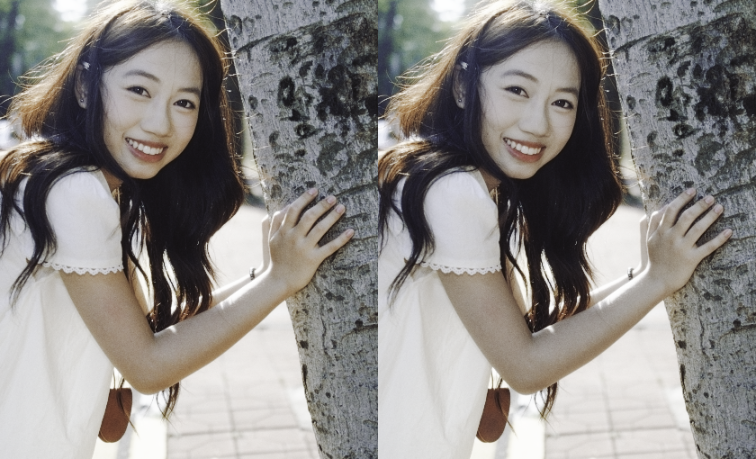
#> input picture svFilm/_archive_1029/lrfinish_debugpng/_ab_sat.png, 756 x 459 px; its folder holds only this picture in this run
$ python measure_all.py --dir ../_archive_1029/lrfinish_debugpng
#> lines starting #> are read from the running program, lines starting #| are printed output that depends on the picture
### svFilm/design/skin/face_mask.py
# -*- coding: utf-8 -*-
"""脸部皮肤掩膜（MediaPipe `selfie_multiclass_256x256` 的第 3 类）。

6 个类别：0 背景 · 1 头发 · 2 身体皮肤（手/胳膊）· 3 **脸皮肤** · 4 衣服 · 5 其他

所以 `face_skin` 天然排除：头发 · 手 · 衣服 · 背景 —— 这正是"手托腮/拿杯子/被花挡"
那类照片唯一可靠的处理方式（四条几何证明区分不了"手"和"脸"，两者都是皮肤且各自自洽）。

模型：`svFilm/_models/selfie_multiclass_256x256.tflite`（仓库自带）。
★ 不依赖 `svFilm.person` —— 那个模块在 `ff194eb`（drop the tone-chasing layer）时删了；
  这里只重建**推理**，不含任何曝光逻辑。
"""
from __future__ import annotations

import os
import threading

import cv2
import numpy as np

_ROOT = os.path.dirname(os.path.dirname(os.path.dirname(os.path.abspath(__file__))))
# _ROOT = E:\svStudio\svFilm（仓库根）；模型在 仓库根\svFilm\_models\
MODEL = os.path.join(_ROOT, 'svFilm', '_models', 'selfie_multiclass_256x256.tflite')

_LOCK = threading.Lock()
_SEG = None
_MP = None
_SIDE = 256


def _seg():
    global _SEG, _MP, _SIDE
    if _SEG is None:
        import mediapipe as mp
        from mediapipe.tasks import python as _mpp
        from mediapipe.tasks.python import vision as _mpv
        if not os.path.isfile(MODEL):
            raise FileNotFoundError('找不到 selfie_multiclass 模型：%s' % MODEL)
        base = _mpp.BaseOptions(model_asset_path=MODEL)
        opts = _mpv.ImageSegmenterOptions(
            base_options=base, output_category_mask=False,
            output_confidence_masks=True, running_mode=_mpv.RunningMode.IMAGE)
        _SEG, _MP, _SIDE = _mpv.ImageSegmenter.create_from_options(opts), mp, 256
    return _SEG, _MP, _SIDE


def _probs(rgb: np.ndarray) -> np.ndarray:
    """(6, H, W) 类别置信度，放回原图尺寸。"""
    seg, mp, side = _seg()
    u8 = np.ascontiguousarray(rgb.astype(np.uint8))
    small = np.ascontiguousarray(cv2.resize(u8, (side, side), interpolation=cv2.INTER_AREA))
    with _LOCK:
        r = seg.segment(mp.Image(image_format=mp.ImageFormat.SRGB, data=small))
    out = np.empty((6, u8.shape[0], u8.shape[1]), np.float32)
    for i in range(6):
        out[i] = cv2.resize(np.asarray(r.confidence_masks[i].numpy_view(), np.float32),
                            (u8.shape[1], u8.shape[0]), interpolation=cv2.INTER_LINEAR)
    return out


def face_skin(rgb: np.ndarray) -> np.ndarray:
    """第 3 类：脸皮肤。"""
    return _probs(rgb)[3]


def body_skin(rgb: np.ndarray) -> np.ndarray:
    """第 2 类：身体皮肤（手、胳膊）—— 用来**排除**托腮的手。"""
    return _probs(rgb)[2]


def hair(rgb: np.ndarray) -> np.ndarray:
    """第 1 类：头发 —— 用来**排除**刘海。"""
    return _probs(rgb)[1]


def person(rgb: np.ndarray, thr: float = 0.5) -> np.ndarray:
    """人 = 1~5 类任意 > thr（= 1−背景），给 §13 的 `person.*` 用。"""
    return _probs(rgb)[1:6].max(axis=0) > thr

### svFilm/design/measure_all.py
# -*- coding: utf-8 -*-
"""一次产出 §13.2 的全部字段（大师作品重测用）。

    & $py -X utf8 -m design.measure_all --dir <图片目录> --corpus 鹿井 --out m_鹿井_v3.json [--limit 20]
    & $py -X utf8 -m design.measure_all --files a.jpg b.jpg

口径（每条见 design/skin/CALIBER.md 与 设计真源 §13）：
  · 检测在长边 1080，统计在**原生分辨率**；色彩 CIELAB D65
  · 脸 = YuNet 五点 + 框；FACE 区 = 框内椭圆；PERSON = 1−BG（selfie_multiclass 1~5 类）
  · 肤色 = design.skin.sample_skin（掩膜 + 颊 ROI + 分量中位 + ITA°）
  · 弃权一律出 null + err，**不填 0**
"""
from __future__ import annotations

import argparse
import hashlib
import json
import os
import sys
from typing import Dict, List, Optional

import cv2
import numpy as np

_SV = os.path.dirname(os.path.dirname(os.path.abspath(__file__)))
if _SV not in sys.path:
    sys.path.insert(0, _SV)
_CORP = r'E:\ds\photo\_corpus\kurai\full'
if _CORP not in sys.path:
    sys.path.append(_CORP)

from design.skin import face_mask as FM          # noqa: E402
from design.skin import sample_skin              # noqa: E402

YUNET = os.path.join(_SV, 'svFilm', '_models', 'yunet.onnx')
DET_LONG = 1080

# ---- 口径常量（改任何一个都要重新算 measure_sha）
CFG = dict(
    det_long=DET_LONG,
    roi_r=0.13, roi_off=0.15, spec_pct=80.0, dark_pct=10.0, min_c=10.0,
    skin_min_px=300,
    near_r=0.90,          # 近邻背景半径 / 脸宽
    rim_r=(1.20, 1.60),   # 轮廓环 / 脸宽
    hair_band=(1.00, 1.40),
    white_pct=95.0,
    neutral_bands=5, hue_bands=6,
    ita=True,
)


def measure_sha() -> str:
    return hashlib.sha1(json.dumps(CFG, sort_keys=True).encode()).hexdigest()[:12]


# ---------------------------------------------------------------- 基础

def _lab(rgb: np.ndarray):
    lab = cv2.cvtColor(rgb, cv2.COLOR_RGB2LAB)
    L = lab[..., 0].astype(np.float32) * 100.0 / 255.0
    a = lab[..., 1].astype(np.float32) - 128.0
    b = lab[..., 2].astype(np.float32) - 128.0
    return L, a, b, np.hypot(a, b), np.degrees(np.arctan2(b, a)) % 360.0


def _load(path: str):
    from PIL import Image
    im = Image.open(path).convert('RGB')
    W0, H0 = im.size
    return im, W0, H0


# [12 lines left out: function _detect, not called in this run]


def _ellipse(shape, cx, cy, rx, ry):
    yy, xx = np.mgrid[0:shape[0], 0:shape[1]]
    return (((xx - cx) / max(rx, 1e-6)) ** 2 + ((yy - cy) / max(ry, 1e-6)) ** 2) <= 1.0


# [4 lines left out: function _ring, not called in this run]


def _pct(x, q):
    return float(np.percentile(x, q)) if len(x) else None


def _med(x):
    return float(np.median(x)) if len(x) else None


# ---------------------------------------------------------------- 逐图

def measure_one(path: str, light_probe=None) -> dict:
    out: dict = dict(file=path, err=None, caliber=dict(CFG, sha=measure_sha()))
    try:
        im, W0, H0 = _load(path)
        s = min(1.0, DET_LONG / max(W0, H0))
        det_rgb = np.asarray(im.resize((int(round(W0 * s)), int(round(H0 * s))),
                                       resample=3), np.uint8)     # LANCZOS
        native = np.asarray(im, np.uint8)
        Ln, an, bn, Cn, hn = _lab(native)
        out['meta'] = dict(orig=[W0, H0], det=[det_rgb.shape[1], det_rgb.shape[0]])

        # ---- 整幅
        out['img'] = dict(p1=_pct(Ln, 1), p5=_pct(Ln, 5), p10=_pct(Ln, 10),
                          p25=_pct(Ln, 25), p50=_pct(Ln, 50), p75=_pct(Ln, 75),
                          p90=_pct(Ln, 90), p95=_pct(Ln, 95), p99=_pct(Ln, 99),
                          clip_pct=float((Ln >= 99).mean() * 100),
                          contrast=_pct(Ln, 95) - _pct(Ln, 5))
        im9 = out['img']
        out['shape'] = dict(toe=im9['p25'] - im9['p5'], shoulder=im9['p95'] - im9['p75'],
                            contrast_win=im9['p75'] - im9['p25'],
                            skew=(im9['p50'] - im9['p5']) / max(im9['p95'] - im9['p5'], 1e-6))

        # ---- 分割（在检测域算，放大回原生）
        probs = FM._probs(det_rgb)                       # (6,h,w)
        def back(arr, how=cv2.INTER_LINEAR):
            return cv2.resize(arr, (W0, H0), interpolation=how)
        pm = back((probs[1:6].max(axis=0) > 0.5).astype(np.uint8), cv2.INTER_NEAREST) > 0
        fs = back(probs[3])
        hair = back(probs[1])
        bg = ~pm
        out['env_share'] = float(bg.mean())
        out['person'] = dict(share=float(pm.mean()), L=_med(Ln[pm]) if pm.any() else None,
                             p95=_pct(Ln[pm], 95),
                             # ★ 2026-10-30：爆白要分**人身上**与**背景/天空**（人像优先级最高）
                             clip_pct=(float((Ln[pm] >= 99).mean() * 100) if pm.any() else None),
                             clip_p95=(_pct(Ln[pm], 99) if pm.any() else None))
        Lbg = Ln[bg]
        out['bg'] = dict(L=_med(Lbg), C=_med(Cn[bg]), a=_med(an[bg]), b=_med(bn[bg]),
                      clip_pct=(float((Lbg >= 99).mean() * 100) if bg.any() else None),
                         L_p10=_pct(Lbg, 10), L_p90=_pct(Lbg, 90), L_p95=_pct(Lbg, 95),
                         n=int(bg.sum()))

        # ---- 脸
        det = _detect(det_rgb)
        out['det'] = dict(name='yunet', score=None if not det else det['score'])
        if det is None:
            out['face'] = dict(n=0)
            out['skin'] = None
            out['skin_err'] = 'no_face'
        else:
            cx = (det['box'][0] + det['box'][2] / 2) / s
            cy = (det['box'][1] + det['box'][3] / 2) / s
            fw = det['fw'] / s
            fh = det['fh'] / s
            face = _ellipse(Ln.shape, cx, cy, 0.42 * fw, 0.55 * fh)
            out['face'] = dict(n=int(face.sum()), w_native=fw, size=float(face.mean()),
                               mask_share=float(face.mean()),
                               box=[det['box'][0] / s, det['box'][1] / s, fw, fh])
            # 近邻背景
            nb = _ellipse(Ln.shape, cx, cy, CFG['near_r'] * fw, CFG['near_r'] * fw) & bg
            out['near_bg'] = dict(n=int(nb.sum()),
                                  L_p50=_med(Ln[nb]) if nb.sum() >= 2000 else None,
                                  L_p90=_pct(Ln[nb], 90) if nb.sum() >= 2000 else None)
            # 肤色（v7；坐标用检测域→原生映射）
            meta = dict(le=np.array(det['le']) / s, re=np.array(det['re']) / s,
                        lm=np.array(det['lm']) / s, rm=np.array(det['rm']) / s,
                        nose=np.array(det['nose']) / s, fw=fw)
            r = sample_skin(native, meta, img_lab=(Ln, an, bn, Cn, hn),
                            mapper=None, skin_mask=cv2.resize(fs, (W0, H0)) if fs.shape != Ln.shape else fs)
            r = r or {}
            # ★ 分层口径（2026-10-30）：严格口径弃权 ⇒ 退到宽松口径
            #   （无掩膜、彩度门 + 去镜面），并把来源写进 skin_src。
            #   不静默：下游可以只用 strict，或按 src 分开统计。
            if not r.get('ok'):
                _why_strict = r.get('why')
                _r2 = sample_skin(native, meta, img_lab=(Ln, an, bn, Cn, hn),
                                  mapper=None, skin_mask=None, loose=True) or {}
                if _r2.get('ok'):
                    _r2['strict_why'] = _why_strict
                    r = _r2
            lit = r.get('lit') or {}
            if r.get('ok'):
                out['skin'] = dict(L=lit.get('L'), C=lit.get('C'), h=lit.get('h'),
                                   a=lit.get('a'), b=lit.get('b'), ita=lit.get('ita'),
                                   n=lit.get('n'), xy=lit.get('xy'),
                                   side_dE=r.get('side_dE'), w=r.get('w'),
                                   src=r.get('src') or 'strict',
                                   strict_why=r.get('strict_why'))
                out['skin_err'] = None
            else:
                out['skin'] = None
                out['skin_err'] = r.get('why')
            # 光向量
            lum = Ln
            face_v = face & (fs > 0.5)
            if face_v.sum() >= 500:
                yy, xx = np.nonzero(face_v)
                left = face_v & (np.mgrid[0:Ln.shape[0], 0:Ln.shape[1]][1] < cx)
                right = face_v & ~left
                d = None
                if left.sum() > 200 and right.sum() > 200:
                    d = _med(lum[right]) - _med(lum[left])      # 正 = 画面右更亮
                clump = None
                if yy.size >= 500:
                    A = np.c_[xx - xx.mean(), yy - yy.mean(), np.ones_like(xx)]
                    coef, *_ = np.linalg.lstsq(A, lum[yy, xx], rcond=None)
                    res = lum[yy, xx] - A @ coef
                    rng = (_pct(lum[yy, xx], 95) or 1) - (_pct(lum[yy, xx], 5) or 0)
                    clump = float(np.std(res) / max(rng, 1e-6))
                band = _ring(Ln.shape, cx, cy, CFG['hair_band'][0] * fw, CFG['hair_band'][1] * fw)
                hb = band & (hair > 0.5)
                hvf = (float((_pct(lum[hb], 90) or 0) - (out['skin'] or {}).get('L', 0))
                       if hb.sum() >= 300 and out.get('skin') else None)
                out['light'] = dict(d_lr_img=d,
                                    ratio_near90=(out['skin']['L'] / out['near_bg']['L_p90']
                                                  if (out.get('skin') and out['near_bg']['L_p90']) else None),
                                    hvf=hvf, clump=clump)
            else:
                out['light'] = dict(d_lr_img=None, ratio_near90=None, hvf=None, clump=None)
            # 轮廓
            ring = _ring(Ln.shape, cx, cy, CFG['rim_r'][0] * fw, CFG['rim_r'][1] * fw) & ~face
            sl = (out.get('skin') or {}).get('L')
            out['rim'] = dict(bright_share=(float((lum[ring] > sl + 8).mean())
                                            if (ring.sum() > 300 and sl) else None),
                              n=int(ring.sum()))

        # ---- 白点 / 中性轴 / 色相六段 / 暖冷 / 光比
        wm = bg & (Ln >= (_pct(Ln[bg], CFG['white_pct']) or 1e9))
        out['white_point'] = dict(n=int(wm.sum()),
                                  a=_med(an[wm]) if wm.sum() >= 500 else None,
                                  b=_med(bn[wm]) if wm.sum() >= 500 else None,
                                  C=_med(Cn[wm]) if wm.sum() >= 500 else None,
                                  L_thr=_pct(Ln[bg], CFG['white_pct']))
        lo, hi = _pct(Ln, 0), _pct(Ln, 100)
        edges = np.linspace(lo, hi + 1e-6, CFG['neutral_bands'] + 1)
        out['neutral_axis'] = [dict(L=(edges[i] + edges[i + 1]) / 2,
                                    a=_med(an[(Ln >= edges[i]) & (Ln < edges[i + 1])]),
                                    b=_med(bn[(Ln >= edges[i]) & (Ln < edges[i + 1])]))
                               for i in range(CFG['neutral_bands'])]
        he = np.arange(0, 361, 360 // CFG['hue_bands'])
        out['hue_bands'] = [dict(h0=float(he[i]), h1=float(he[i + 1]),
                                 share=float(((hn >= he[i]) & (hn < he[i + 1])).mean()),
                                 C=_med(Cn[(hn >= he[i]) & (hn < he[i + 1])]))
                            for i in range(len(he) - 1)]
        b_hi = _med(bn[bg & (Ln >= (_pct(Ln[bg], 90) or 1e9))]) if bg.sum() > 1000 else None
        b_lo = _med(bn[bg & (Ln <= (_pct(Ln[bg], 10) or -1e9))]) if bg.sum() > 1000 else None
        out['warm_cool_b'] = (None if (b_hi is None or b_lo is None) else float(b_hi - b_lo))
        fl = (out.get('skin') or {}).get('L')
        out['light_ratio'] = (None if (not fl or not out['bg']['L_p90'])
                              else float(out['bg']['L_p90'] / max(fl, 1e-6)))
    except Exception as e:                                    # noqa: BLE001
        out['err'] = '%s: %s' % (type(e).__name__, str(e)[:160])
    return out


# ---------------------------------------------------------------- 并行

def _worker(path: str) -> dict:
    """进程池里的单张测量（必须模块级，才能被 pickle）。"""
    return measure_one(path)


# ---------------------------------------------------------------- CLI

def main(argv: Optional[List[str]] = None) -> int:
    ap = argparse.ArgumentParser()
    ap.add_argument('--dir', default='')
    ap.add_argument('--files', nargs='*', default=[])
    ap.add_argument('--corpus', default='')
    ap.add_argument('--out', default='')
    ap.add_argument('--limit', type=int, default=0)
    ap.add_argument('--ext', default='jpg,jpeg,png,tif,tiff')
    ap.add_argument('--jobs', type=int, default=1, help='并行进程数（0=CPU 核数-2）')
    a = ap.parse_args(argv)

    paths = list(a.files)
    if a.dir:
        exts = tuple('.' + e.strip().lower() for e in a.ext.split(','))
        for root, _dirs, fs in os.walk(a.dir):
            for f in sorted(fs):
                if f.lower().endswith(exts):
                    paths.append(os.path.join(root, f))
    paths = sorted(set(paths))
    if a.limit:
        paths = paths[:a.limit]
    if not paths:
        print('没有图'); return 2

    rows = []
    jobs = a.jobs
    if jobs == 0:
        jobs = max(1, (os.cpu_count() or 4) - 2)
    jobs = min(max(1, jobs), 16)
    if jobs > 1:
        from concurrent.futures import ProcessPoolExecutor, as_completed
        print('并行 %d 路 ｜ %d 张' % (jobs, len(paths)))
        with ProcessPoolExecutor(max_workers=jobs) as ex:
            futs = {ex.submit(_worker, p): (i, p) for i, p in enumerate(paths, 1)}
            done = 0
            for fu in as_completed(futs):
                i, p = futs[fu]
                try:
                    r = fu.result()
                except Exception as e:                      # noqa: BLE001
                    r = dict(file=p, err='%s: %s' % (type(e).__name__, str(e)[:120]))
                rows.append(r)
                done += 1
                sk = r.get('skin') or {}
                print('%3d/%3d %-42s %s' % (
                    done, len(paths), os.path.basename(p)[:42],
                    ('L%.1f C%.1f h%.0f ITA%+.0f n%d [%s]' % (sk['L'], sk['C'], sk['h'],
                                                              sk.get('ita') or 0,
                                                              sk.get('n') or 0,
                                                              sk.get('src'))
                     if sk else ('弃权:%s' % r.get('skin_err')))))
        rows.sort(key=lambda r: r['file'])
    for i, p in enumerate(paths, 1) if jobs <= 1 else []:
        r = measure_one(p)
#> in _load, im is the input picture: PIL image 756x459 RGB; mean R, G, B 140.2, 136.9, 134.3
#> in measure_one, `im, W0, H0 = _load(path)`: W0 = 756; H0 = 459
#> in measure_one, `s = min(1.0, DET_LONG / max(W0, H0))`: s = 1
#> in _lab, `L = lab[..., 0].astype(np.float32) * 100.0 / 255.0`:
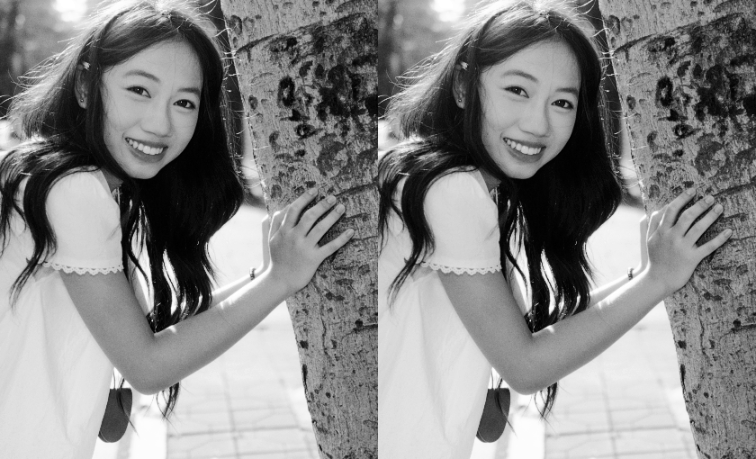
#> L: shape (459, 756) float32; min 5.49, max 99.61, mean 56; drawn with min black and max white
#> in _lab, `a = lab[..., 1].astype(np.float32) - 128.0`:
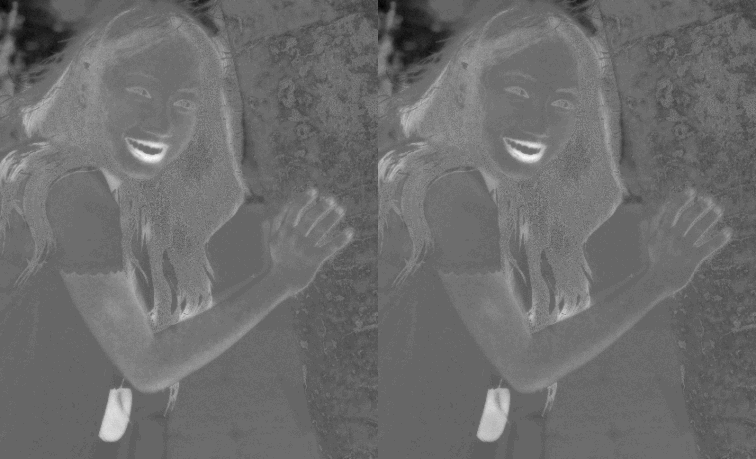
#> a: shape (459, 756) float32; min -14, max 21, mean 1; drawn with min black and max white
#> in _lab, `b = lab[..., 2].astype(np.float32) - 128.0`:
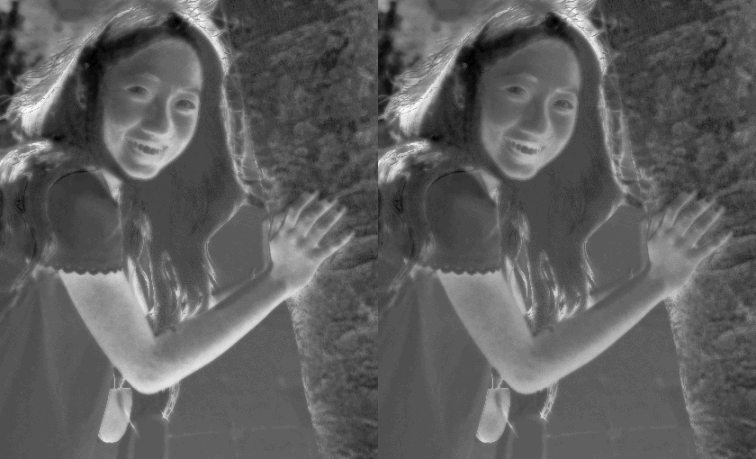
#> b: shape (459, 756) float32; min -15, max 30, mean 1.8; drawn with min black and max white
#> in measure_one, `Ln, an, bn, Cn, hn = _lab(native)`:
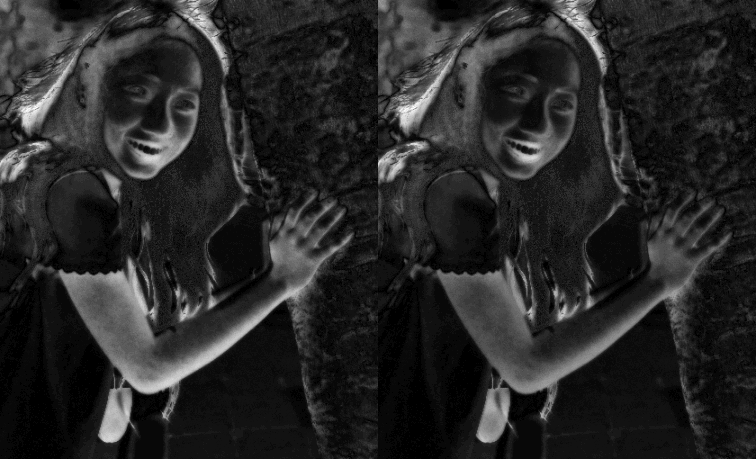
#> Cn: shape (459, 756) float32; min 0, max 31.62, mean 4.9; drawn with min black and max white
#> in measure_one, `Ln, an, bn, Cn, hn = _lab(native)`:
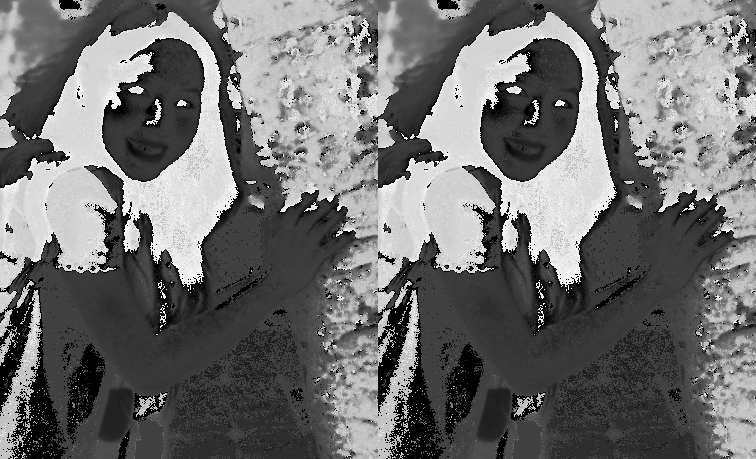
#> hn: shape (459, 756) float32; min 0, max 351.9, mean 154.5; drawn with min black and max white
#> in measure_one, `im9 = out['img']`: im9 = 11 items
#> r = 6 items
        rows.append(r)
        sk = r.get('skin') or {}
#> sk = 0 items
        print('%3d/%3d %-42s %s' % (
            i, len(paths), os.path.basename(p)[:42],
            ('L%.1f C%.1f h%.0f ITA%+.0f n%d' % (sk['L'], sk['C'], sk['h'],
                                                 sk.get('ita') or 0, sk.get('n') or 0))
            if sk else ('弃权:%s' % r.get('skin_err'))))
#|   1/  1 _ab_sat.png                                弃权:None
    payload = dict(_meta=dict(corpus=a.corpus, n=len(rows), caliber=dict(CFG, sha=measure_sha())),
                   per_image=rows, bad=[r['file'] for r in rows if r.get('err')])
#> payload = 3 items
    if a.out:
        with open(a.out, 'w', encoding='utf-8') as fh:
            json.dump(payload, fh, ensure_ascii=False, indent=1)
        print('\n写出 %s（%d 行）' % (a.out, len(rows)))
    return 0


if __name__ == '__main__':
    sys.exit(main())
#> (the program exits here)
